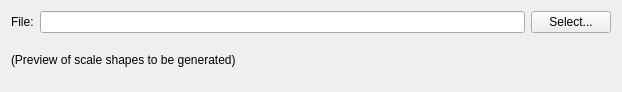
<?xml version="1.0" encoding="UTF-8"?>
<ui version="4.0">
 <class>Form</class>
 <widget class="QWidget" name="Form">
  <property name="geometry">
   <rect>
    <x>0</x>
    <y>0</y>
    <width>622</width>
    <height>92</height>
   </rect>
  </property>
  <property name="sizePolicy">
   <sizepolicy hsizetype="Preferred" vsizetype="Preferred">
    <horstretch>0</horstretch>
    <verstretch>0</verstretch>
   </sizepolicy>
  </property>
  <property name="windowTitle">
   <string>Form</string>
  </property>
  <layout class="QGridLayout" name="gridLayout">
   <item row="0" column="0">
    <widget class="QLabel" name="label">
     <property name="text">
      <string>File:</string>
     </property>
    </widget>
   </item>
   <item row="0" column="1">
    <widget class="QLineEdit" name="filepathEdit"/>
   </item>
   <item row="0" column="2">
    <widget class="QPushButton" name="fileSelectButton">
     <property name="text">
      <string>Select...</string>
     </property>
    </widget>
   </item>
   <item row="1" column="0" colspan="3">
    <widget class="QLabel" name="scalesOutputLabel">
     <property name="text">
      <string>(Preview of scale shapes to be generated)</string>
     </property>
    </widget>
   </item>
  </layout>
 </widget>
 <resources/>
 <connections/>
</ui>
